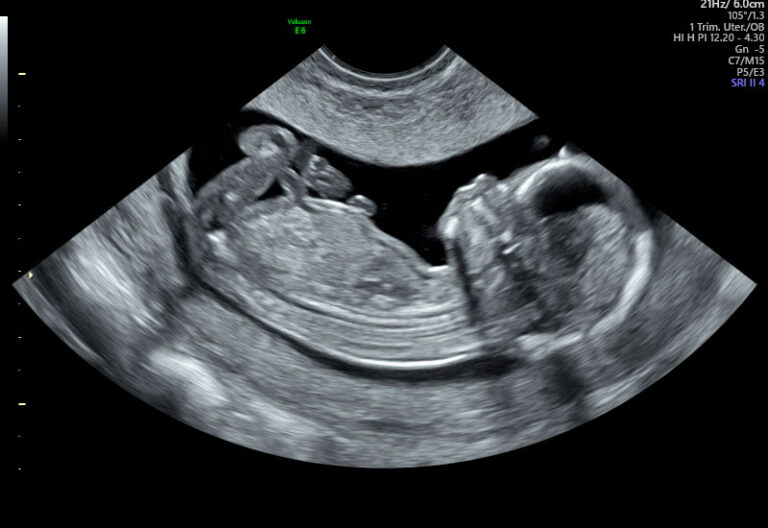
#> input picture IMAGENES/eco_bebe.jpg, 768 x 528 px, found by its file name
$ python filtro_sobel.py
#> lines starting #> are read from the running program, lines starting #| are printed output that depends on the picture
import numpy as np
from PIL import Image
import matplotlib.pyplot as plt

# Función para cargar imagen y convertir a escala de grises
def cargar_imagen_grises(ruta):
    imagen = Image.open(ruta).convert('L')  # Convertir a escala de grises
    return np.array(imagen, dtype=float)

# Función para aplicar convolución 2D manual
def convolucion2d(imagen, kernel):
    alto, ancho = imagen.shape
#> alto = 528; ancho = 768
    kh, kw = kernel.shape
    pad_h, pad_w = kh // 2, kw // 2

    # Padding
    imagen_padded = np.pad(imagen, ((pad_h, pad_h), (pad_w, pad_w)), mode='constant')
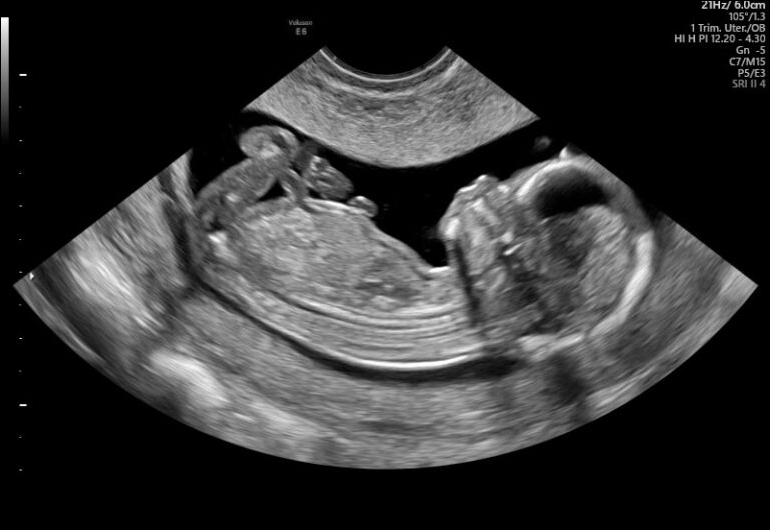
#> imagen_padded: shape (530, 770) float64; min 0, max 255, mean 51.9
    resultado = np.zeros_like(imagen)

    for i in range(alto):
        for j in range(ancho):
            region = imagen_padded[i:i+kh, j:j+kw]
            resultado[i, j] = np.sum(region * kernel)
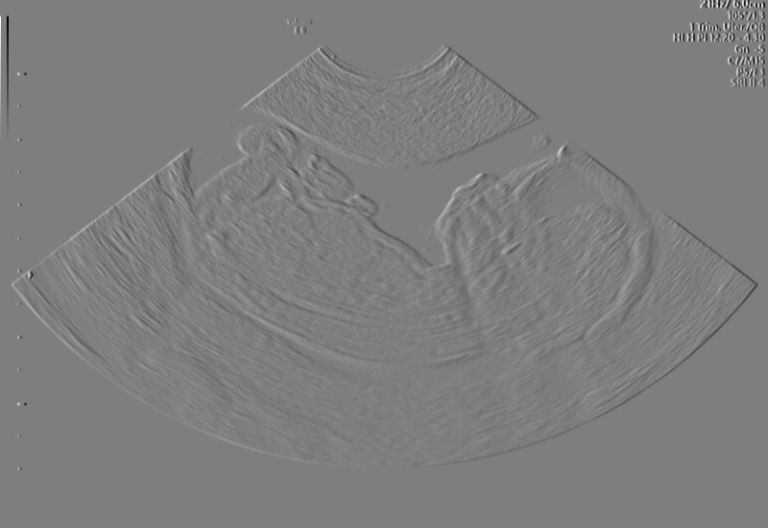
#> resultado: shape (528, 768) float64; min -978, max 995, mean -0.1; drawn with min black and max white

    return resultado

# Kernels Sobel
sobel_x = np.array([[-1, 0, 1],
                    [-2, 0, 2],
                    [-1, 0, 1]])

sobel_y = np.array([[-1, -2, -1],
                    [ 0,  0,  0],
                    [ 1,  2,  1]])

# Cargar imagen
imagen = cargar_imagen_grises('C:\\Users\\Usuario\\Desktop\\Universidad\\PSIM\\PSIM-1\\IMAGENES\\eco_bebe.jpg')

# Aplicar Sobel
grad_x = convolucion2d(imagen, sobel_x)
grad_y = convolucion2d(imagen, sobel_y)
#> after the loop in convolucion2d (call 2), `for i in range(alto):`:
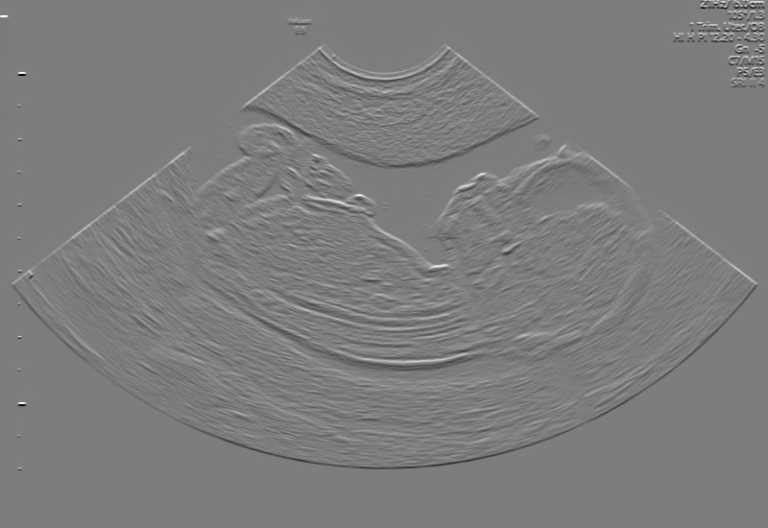
#> resultado: shape (528, 768) float64; min -968, max 998, mean 0; drawn with min black and max white

# Mostrar resultados
plt.figure(figsize=(12, 4))
plt.subplot(1, 3, 1)
plt.title('Sobel X')
plt.imshow(np.abs(grad_x), cmap='gray')
plt.axis('off')

plt.subplot(1, 3, 2)
plt.title('Sobel Y')
plt.imshow(np.abs(grad_y), cmap='gray')
plt.axis('off')

plt.tight_layout()
plt.show()
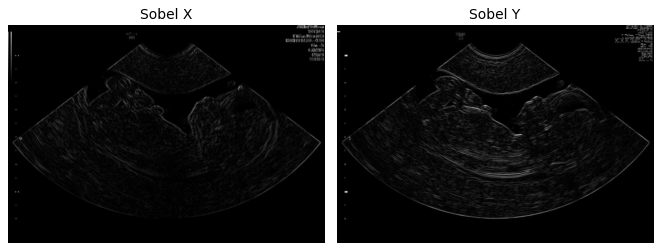
#> figure drawn by matplotlib, 2 panels
